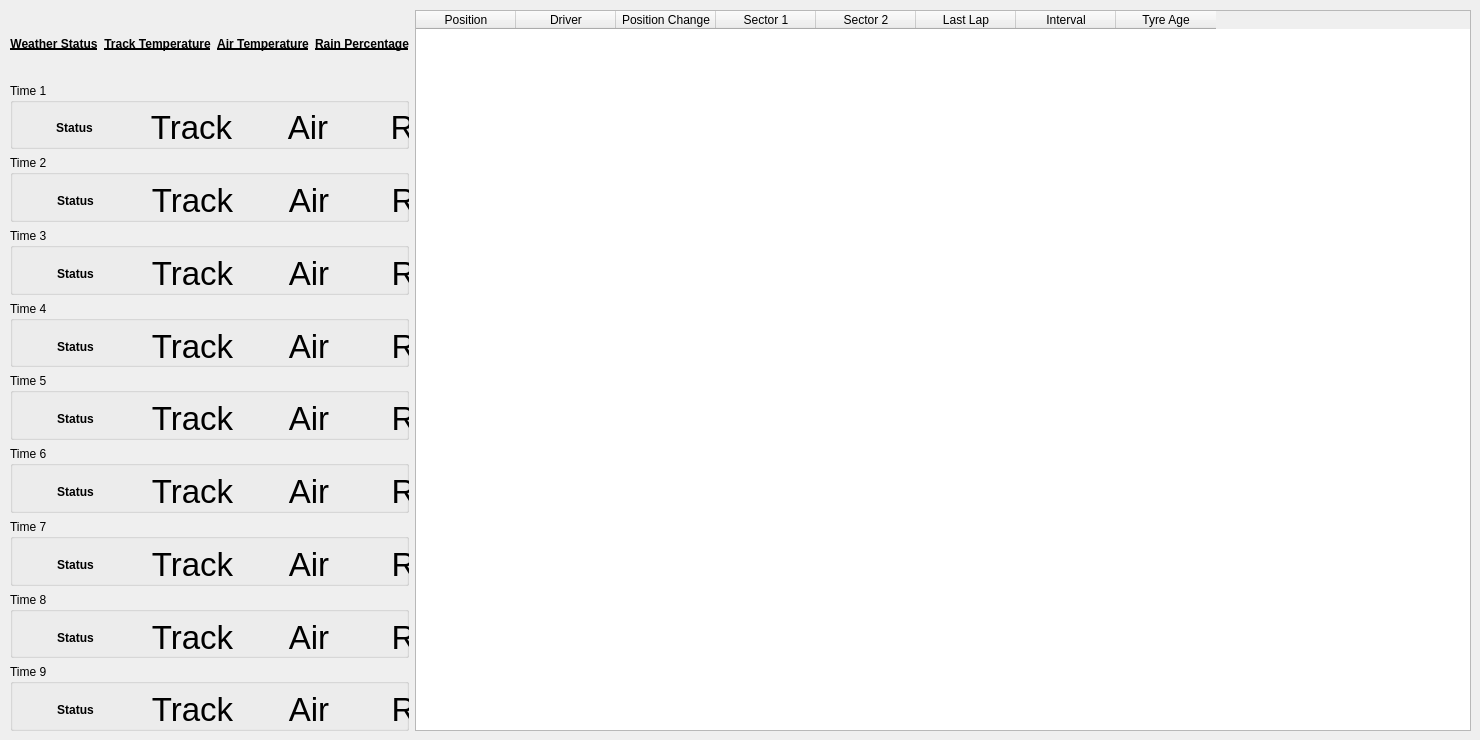
    <widget class="QWidget" name="positionsTab">
     <attribute name="title">
      <string>Positions</string>
     </attribute>
     <widget class="QWidget" name="horizontalLayoutWidget_3">
      <property name="geometry">
       <rect>
        <x>10</x>
        <y>10</y>
        <width>1461</width>
        <height>721</height>
       </rect>
      </property>
      <layout class="QHBoxLayout" name="horizontalLayout_2">
       <item>
        <layout class="QVBoxLayout" name="verticalLayout_3">
         <item>
          <layout class="QHBoxLayout" name="horizontalLayout_13">
           <item>
            <widget class="QLabel" name="label_3">
             <property name="font">
              <font>
               <bold>true</bold>
               <underline>true</underline>
               <strikeout>false</strikeout>
              </font>
             </property>
             <property name="text">
              <string>Weather Status</string>
             </property>
             <property name="alignment">
              <set>Qt::AlignCenter</set>
             </property>
            </widget>
           </item>
           <item>
            <widget class="QLabel" name="label">
             <property name="font">
              <font>
               <bold>true</bold>
               <underline>true</underline>
              </font>
             </property>
             <property name="text">
              <string>Track Temperature</string>
             </property>
             <property name="alignment">
              <set>Qt::AlignCenter</set>
             </property>
            </widget>
           </item>
           <item>
            <widget class="QLabel" name="label_2">
             <property name="font">
              <font>
               <bold>true</bold>
               <underline>true</underline>
              </font>
             </property>
             <property name="text">
              <string>Air Temperature</string>
             </property>
             <property name="alignment">
              <set>Qt::AlignCenter</set>
             </property>
            </widget>
           </item>
           <item>
            <widget class="QLabel" name="label_4">
             <property name="font">
              <font>
               <bold>true</bold>
               <underline>true</underline>
              </font>
             </property>
             <property name="text">
              <string>Rain Percentage</string>
             </property>
             <property name="alignment">
              <set>Qt::AlignCenter</set>
             </property>
            </widget>
           </item>
          </layout>
         </item>
         <item>
          <widget class="QGroupBox" name="gbWeather1">
           <property name="title">
            <string>Time 1</string>
           </property>
           <widget class="QWidget" name="horizontalLayoutWidget">
            <property name="geometry">
             <rect>
              <x>9</x>
              <y>19</y>
              <width>461</width>
              <height>51</height>
             </rect>
            </property>
            <layout class="QHBoxLayout" name="horizontalLayout">
             <item>
              <widget class="QLabel" name="lblWeather1Status">
               <property name="font">
                <font>
                 <bold>true</bold>
                </font>
               </property>
               <property name="text">
                <string>Status</string>
               </property>
               <property name="alignment">
                <set>Qt::AlignCenter</set>
               </property>
              </widget>
             </item>
             <item>
              <widget class="QLabel" name="lblWeather1Track">
               <property name="font">
                <font>
                 <pointsize>25</pointsize>
                </font>
               </property>
               <property name="text">
                <string>Track</string>
               </property>
               <property name="alignment">
                <set>Qt::AlignCenter</set>
               </property>
              </widget>
             </item>
             <item>
              <widget class="QLabel" name="lblWeather1Air">
               <property name="font">
                <font>
                 <pointsize>25</pointsize>
                </font>
               </property>
               <property name="text">
                <string>Air</string>
               </property>
               <property name="alignment">
                <set>Qt::AlignCenter</set>
               </property>
              </widget>
             </item>
             <item>
              <widget class="QLabel" name="lblWeather1Rain">
               <property name="font">
                <font>
                 <pointsize>25</pointsize>
                </font>
               </property>
               <property name="text">
                <string>Rain</string>
               </property>
               <property name="alignment">
                <set>Qt::AlignCenter</set>
               </property>
              </widget>
             </item>
            </layout>
           </widget>
          </widget>
         </item>
         <item>
          <widget class="QGroupBox" name="gbWeather2">
           <property name="title">
            <string>Time 2</string>
           </property>
           <widget class="QWidget" name="horizontalLayoutWidget_2">
            <property name="geometry">
             <rect>
              <x>10</x>
              <y>20</y>
              <width>461</width>
              <height>51</height>
             </rect>
            </property>
            <layout class="QHBoxLayout" name="horizontalLayout_11">
             <item>
              <widget class="QLabel" name="lblWeather2Status">
               <property name="font">
                <font>
                 <bold>true</bold>
                </font>
               </property>
               <property name="text">
                <string>Status</string>
               </property>
               <property name="alignment">
                <set>Qt::AlignCenter</set>
               </property>
              </widget>
             </item>
             <item>
              <widget class="QLabel" name="lblWeather2Track">
               <property name="font">
                <font>
                 <pointsize>25</pointsize>
                </font>
               </property>
               <property name="text">
                <string>Track</string>
               </property>
               <property name="alignment">
                <set>Qt::AlignCenter</set>
               </property>
              </widget>
             </item>
             <item>
              <widget class="QLabel" name="lblWeather2Air">
               <property name="font">
                <font>
                 <pointsize>25</pointsize>
                </font>
               </property>
               <property name="text">
                <string>Air</string>
               </property>
               <property name="alignment">
                <set>Qt::AlignCenter</set>
               </property>
              </widget>
             </item>
             <item>
              <widget class="QLabel" name="lblWeather2Rain">
               <property name="font">
                <font>
                 <pointsize>25</pointsize>
                </font>
               </property>
               <property name="text">
                <string>Rain</string>
               </property>
               <property name="alignment">
                <set>Qt::AlignCenter</set>
               </property>
              </widget>
             </item>
            </layout>
           </widget>
          </widget>
         </item>
         <item>
          <widget class="QGroupBox" name="gbWeather3">
           <property name="title">
            <string>Time 3</string>
           </property>
           <widget class="QWidget" name="horizontalLayoutWidget_4">
            <property name="geometry">
             <rect>
              <x>10</x>
              <y>20</y>
              <width>461</width>
              <height>51</height>
             </rect>
            </property>
            <layout class="QHBoxLayout" name="horizontalLayout_12">
             <item>
              <widget class="QLabel" name="lblWeather3Status">
               <property name="font">
                <font>
                 <bold>true</bold>
                </font>
               </property>
               <property name="text">
                <string>Status</string>
               </property>
               <property name="alignment">
                <set>Qt::AlignCenter</set>
               </property>
              </widget>
             </item>
             <item>
              <widget class="QLabel" name="lblWeather3Track">
               <property name="font">
                <font>
                 <pointsize>25</pointsize>
                </font>
               </property>
               <property name="text">
                <string>Track</string>
               </property>
               <property name="alignment">
                <set>Qt::AlignCenter</set>
               </property>
              </widget>
             </item>
             <item>
              <widget class="QLabel" name="lblWeather3Air">
               <property name="font">
                <font>
                 <pointsize>25</pointsize>
                </font>
               </property>
               <property name="text">
                <string>Air</string>
               </property>
               <property name="alignment">
                <set>Qt::AlignCenter</set>
               </property>
              </widget>
             </item>
             <item>
              <widget class="QLabel" name="lblWeather3Rain">
               <property name="font">
                <font>
                 <pointsize>25</pointsize>
                </font>
               </property>
               <property name="text">
                <string>Rain</string>
               </property>
               <property name="alignment">
                <set>Qt::AlignCenter</set>
               </property>
              </widget>
             </item>
            </layout>
           </widget>
          </widget>
         </item>
         <item>
          <widget class="QGroupBox" name="gbWeather4">
           <property name="title">
            <string>Time 4</string>
           </property>
           <widget class="QWidget" name="horizontalLayoutWidget_6">
            <property name="geometry">
             <rect>
              <x>10</x>
              <y>20</y>
              <width>461</width>
              <height>51</height>
             </rect>
            </property>
            <layout class="QHBoxLayout" name="horizontalLayout_14">
             <item>
              <widget class="QLabel" name="lblWeather4Status">
               <property name="font">
                <font>
                 <bold>true</bold>
                </font>
               </property>
               <property name="text">
                <string>Status</string>
               </property>
               <property name="alignment">
                <set>Qt::AlignCenter</set>
               </property>
              </widget>
             </item>
             <item>
              <widget class="QLabel" name="lblWeather4Track">
               <property name="font">
                <font>
                 <pointsize>25</pointsize>
                </font>
               </property>
               <property name="text">
                <string>Track</string>
               </property>
               <property name="alignment">
                <set>Qt::AlignCenter</set>
               </property>
              </widget>
             </item>
             <item>
              <widget class="QLabel" name="lblWeather4Air">
               <property name="font">
                <font>
                 <pointsize>25</pointsize>
                </font>
               </property>
               <property name="text">
                <string>Air</string>
               </property>
               <property name="alignment">
                <set>Qt::AlignCenter</set>
               </property>
              </widget>
             </item>
             <item>
              <widget class="QLabel" name="lblWeather4Rain">
               <property name="font">
                <font>
                 <pointsize>25</pointsize>
                </font>
               </property>
               <property name="text">
                <string>Rain</string>
               </property>
               <property name="alignment">
                <set>Qt::AlignCenter</set>
               </property>
              </widget>
             </item>
            </layout>
           </widget>
          </widget>
         </item>
         <item>
          <widget class="QGroupBox" name="gbWeather5">
           <property name="title">
            <string>Time 5</string>
           </property>
           <widget class="QWidget" name="horizontalLayoutWidget_7">
            <property name="geometry">
             <rect>
              <x>10</x>
              <y>20</y>
              <width>461</width>
              <height>51</height>
             </rect>
            </property>
            <layout class="QHBoxLayout" name="horizontalLayout_15">
             <item>
              <widget class="QLabel" name="lblWeather5Status">
               <property name="font">
                <font>
                 <bold>true</bold>
                </font>
               </property>
               <property name="text">
                <string>Status</string>
               </property>
               <property name="alignment">
                <set>Qt::AlignCenter</set>
               </property>
              </widget>
             </item>
             <item>
              <widget class="QLabel" name="lblWeather5Track">
               <property name="font">
                <font>
                 <pointsize>25</pointsize>
                </font>
               </property>
               <property name="text">
                <string>Track</string>
               </property>
               <property name="alignment">
                <set>Qt::AlignCenter</set>
               </property>
              </widget>
             </item>
             <item>
              <widget class="QLabel" name="lblWeather5Air">
               <property name="font">
                <font>
                 <pointsize>25</pointsize>
                </font>
               </property>
               <property name="text">
                <string>Air</string>
               </property>
               <property name="alignment">
                <set>Qt::AlignCenter</set>
               </property>
              </widget>
             </item>
             <item>
              <widget class="QLabel" name="lblWeather5Rain">
               <property name="font">
                <font>
                 <pointsize>25</pointsize>
                </font>
               </property>
               <property name="text">
                <string>Rain</string>
               </property>
               <property name="alignment">
                <set>Qt::AlignCenter</set>
               </property>
              </widget>
             </item>
            </layout>
           </widget>
          </widget>
         </item>
         <item>
          <widget class="QGroupBox" name="gbWeather6">
           <property name="title">
            <string>Time 6</string>
           </property>
           <widget class="QWidget" name="horizontalLayoutWidget_8">
            <property name="geometry">
             <rect>
              <x>10</x>
              <y>20</y>
              <width>461</width>
              <height>51</height>
             </rect>
            </property>
            <layout class="QHBoxLayout" name="horizontalLayout_16">
             <item>
              <widget class="QLabel" name="lblWeather6Status">
               <property name="font">
                <font>
                 <bold>true</bold>
                </font>
               </property>
               <property name="text">
                <string>Status</string>
               </property>
               <property name="alignment">
                <set>Qt::AlignCenter</set>
               </property>
              </widget>
             </item>
             <item>
              <widget class="QLabel" name="lblWeather6Track">
               <property name="font">
                <font>
                 <pointsize>25</pointsize>
                </font>
               </property>
               <property name="text">
                <string>Track</string>
               </property>
               <property name="alignment">
                <set>Qt::AlignCenter</set>
               </property>
              </widget>
             </item>
             <item>
              <widget class="QLabel" name="lblWeather6Air">
               <property name="font">
                <font>
                 <pointsize>25</pointsize>
                </font>
               </property>
               <property name="text">
                <string>Air</string>
               </property>
               <property name="alignment">
                <set>Qt::AlignCenter</set>
               </property>
              </widget>
             </item>
             <item>
              <widget class="QLabel" name="lblWeather6Rain">
               <property name="font">
                <font>
                 <pointsize>25</pointsize>
                </font>
               </property>
               <property name="text">
                <string>Rain</string>
               </property>
               <property name="alignment">
                <set>Qt::AlignCenter</set>
               </property>
              </widget>
             </item>
            </layout>
           </widget>
          </widget>
         </item>
         <item>
          <widget class="QGroupBox" name="gbWeather7">
           <property name="title">
            <string>Time 7</string>
           </property>
           <widget class="QWidget" name="horizontalLayoutWidget_9">
            <property name="geometry">
             <rect>
              <x>10</x>
              <y>20</y>
              <width>461</width>
              <height>51</height>
             </rect>
            </property>
            <layout class="QHBoxLayout" name="horizontalLayout_17">
             <item>
              <widget class="QLabel" name="lblWeather7Status">
               <property name="font">
                <font>
                 <bold>true</bold>
                </font>
               </property>
               <property name="text">
                <string>Status</string>
               </property>
               <property name="alignment">
                <set>Qt::AlignCenter</set>
               </property>
              </widget>
             </item>
             <item>
              <widget class="QLabel" name="lblWeather7Track">
               <property name="font">
                <font>
                 <pointsize>25</pointsize>
                </font>
               </property>
               <property name="text">
                <string>Track</string>
               </property>
               <property name="alignment">
                <set>Qt::AlignCenter</set>
               </property>
              </widget>
             </item>
             <item>
              <widget class="QLabel" name="lblWeather7Air">
               <property name="font">
                <font>
                 <pointsize>25</pointsize>
                </font>
               </property>
               <property name="text">
                <string>Air</string>
               </property>
               <property name="alignment">
                <set>Qt::AlignCenter</set>
               </property>
              </widget>
             </item>
             <item>
              <widget class="QLabel" name="lblWeather7Rain">
               <property name="font">
                <font>
                 <pointsize>25</pointsize>
                </font>
               </property>
               <property name="text">
                <string>Rain</string>
               </property>
               <property name="alignment">
                <set>Qt::AlignCenter</set>
               </property>
              </widget>
             </item>
            </layout>
           </widget>
          </widget>
         </item>
         <item>
          <widget class="QGroupBox" name="gbWeather8">
           <property name="title">
            <string>Time 8</string>
           </property>
           <widget class="QWidget" name="horizontalLayoutWidget_10">
            <property name="geometry">
             <rect>
              <x>10</x>
              <y>20</y>
              <width>461</width>
              <height>51</height>
             </rect>
            </property>
            <layout class="QHBoxLayout" name="horizontalLayout_18">
             <item>
              <widget class="QLabel" name="lblWeather8Status">
               <property name="font">
                <font>
                 <bold>true</bold>
                </font>
               </property>
               <property name="text">
                <string>Status</string>
               </property>
               <property name="alignment">
                <set>Qt::AlignCenter</set>
               </property>
              </widget>
             </item>
             <item>
              <widget class="QLabel" name="lblWeather8Track">
               <property name="font">
                <font>
                 <pointsize>25</pointsize>
                </font>
               </property>
               <property name="text">
                <string>Track</string>
               </property>
               <property name="alignment">
                <set>Qt::AlignCenter</set>
               </property>
              </widget>
             </item>
             <item>
              <widget class="QLabel" name="lblWeather8Air">
               <property name="font">
                <font>
                 <pointsize>25</pointsize>
                </font>
               </property>
               <property name="text">
                <string>Air</string>
               </property>
               <property name="alignment">
                <set>Qt::AlignCenter</set>
               </property>
              </widget>
             </item>
             <item>
              <widget class="QLabel" name="lblWeather8Rain">
               <property name="font">
                <font>
                 <pointsize>25</pointsize>
                </font>
               </property>
               <property name="text">
                <string>Rain</string>
               </property>
               <property name="alignment">
                <set>Qt::AlignCenter</set>
               </property>
              </widget>
             </item>
            </layout>
           </widget>
          </widget>
         </item>
         <item>
          <widget class="QGroupBox" name="gbWeather9">
           <property name="title">
            <string>Time 9</string>
           </property>
           <widget class="QWidget" name="horizontalLayoutWidget_11">
            <property name="geometry">
             <rect>
              <x>10</x>
              <y>20</y>
              <width>461</width>
              <height>51</height>
             </rect>
            </property>
            <layout class="QHBoxLayout" name="horizontalLayout_19">
             <item>
              <widget class="QLabel" name="lblWeather9Status">
               <property name="font">
                <font>
                 <bold>true</bold>
                </font>
               </property>
               <property name="text">
                <string>Status</string>
               </property>
               <property name="alignment">
                <set>Qt::AlignCenter</set>
               </property>
              </widget>
             </item>
             <item>
              <widget class="QLabel" name="lblWeather9Track">
               <property name="font">
                <font>
                 <pointsize>25</pointsize>
                </font>
               </property>
               <property name="text">
                <string>Track</string>
               </property>
               <property name="alignment">
                <set>Qt::AlignCenter</set>
               </property>
              </widget>
             </item>
             <item>
              <widget class="QLabel" name="lblWeather9Air">
               <property name="font">
                <font>
                 <pointsize>25</pointsize>
                </font>
               </property>
               <property name="text">
                <string>Air</string>
               </property>
               <property name="alignment">
                <set>Qt::AlignCenter</set>
               </property>
              </widget>
             </item>
             <item>
              <widget class="QLabel" name="lblWeather9Rain">
               <property name="font">
                <font>
                 <pointsize>25</pointsize>
                </font>
               </property>
               <property name="text">
                <string>Rain</string>
               </property>
               <property name="alignment">
                <set>Qt::AlignCenter</set>
               </property>
              </widget>
             </item>
            </layout>
           </widget>
          </widget>
         </item>
        </layout>
       </item>
       <item>
        <widget class="QTableWidget" name="tblPositionsTable">
         <property name="enabled">
          <bool>true</bool>
         </property>
         <property name="layoutDirection">
          <enum>Qt::LeftToRight</enum>
         </property>
         <property name="autoFillBackground">
          <bool>false</bool>
         </property>
         <property name="dragEnabled">
          <bool>false</bool>
         </property>
         <attribute name="horizontalHeaderVisible">
          <bool>true</bool>
         </attribute>
         <attribute name="horizontalHeaderCascadingSectionResizes">
          <bool>false</bool>
         </attribute>
         <attribute name="horizontalHeaderHighlightSections">
          <bool>true</bool>
         </attribute>
         <attribute name="verticalHeaderVisible">
          <bool>false</bool>
         </attribute>
         <attribute name="verticalHeaderCascadingSectionResizes">
          <bool>false</bool>
         </attribute>
         <column>
          <property name="text">
           <string>Position</string>
          </property>
         </column>
         <column>
          <property name="text">
           <string>Driver</string>
          </property>
         </column>
         <column>
          <property name="text">
           <string>Position Change</string>
          </property>
         </column>
         <column>
          <property name="text">
           <string>Sector 1</string>
          </property>
         </column>
         <column>
          <property name="text">
           <string>Sector 2</string>
          </property>
         </column>
         <column>
          <property name="text">
           <string>Last Lap</string>
          </property>
         </column>
         <column>
          <property name="text">
           <string>Interval</string>
          </property>
         </column>
         <column>
          <property name="text">
           <string>Tyre Age</string>
          </property>
         </column>
        </widget>
       </item>
      </layout>
     </widget>
    </widget>
